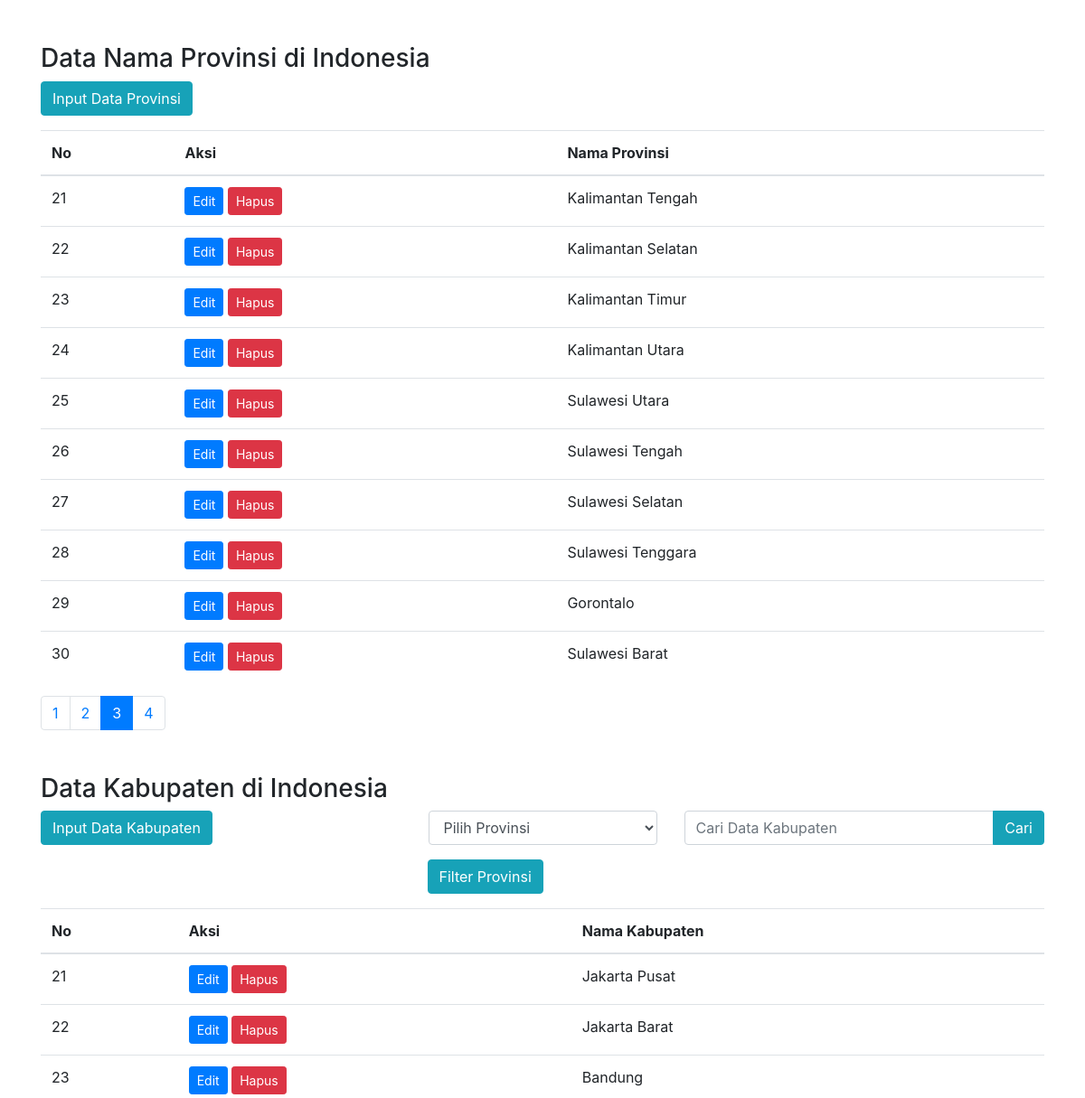
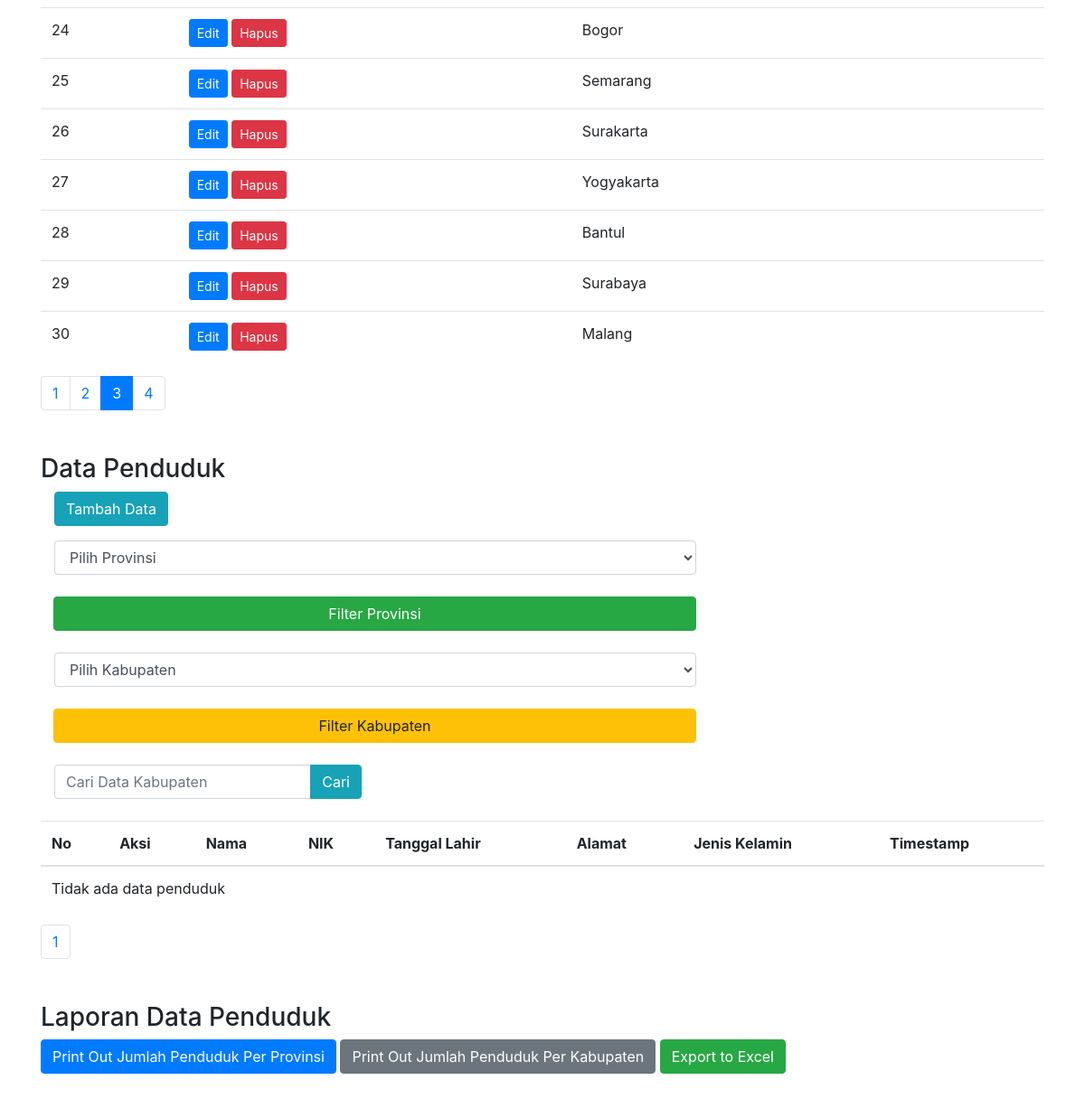
/home.php?halaman=3, run on the app's committed database (2 pictures, top to bottom).
### tables this page shows
CREATE TABLE `provinsi` (
  `id_provinsi` int(11) NOT NULL,
  `nama_provinsi` varchar(100) NOT NULL
);

CREATE TABLE `kabupaten` (
  `id_kabupaten` int(11) NOT NULL,
  `nama_kabupaten` varchar(100) NOT NULL,
  `id_provinsi` int(11) DEFAULT NULL
);

### home.php (the view, shortened to what this page needs)
<!DOCTYPE html>
<html lang="en">
<head>
    <link rel="stylesheet" href="https://stackpath.bootstrapcdn.com/bootstrap/4.5.2/css/bootstrap.min.css">
</head>
<body>
    <div class="container mt-5">
        <h3>Data Nama Provinsi di Indonesia</h3>
        <a href="provinsi/input.php" class="btn btn-info mb-3">Input Data Provinsi</a>
        <table class="table">
            <thead>
                <tr>
                    <th>No</th>
                    <th>Aksi</th>
                    <th>Nama Provinsi</th>
                </tr>
            </thead>
            <tbody>
                <?php include 'component/provinsi.php'; ?>
            </tbody>
        </table>
        <nav aria-label="Page navigation">
            <ul class="pagination mb-5">
                <?php for ($i = 1; $i <= $total_halaman; $i++) : ?>
                    <li class="page-item <?php if ($i == $halaman) echo 'active'; ?>"><a class="page-link" href="?halaman=<?php echo $i; ?>"><?php echo $i; ?></a></li>
                <?php endfor; ?>
            </ul>
        </nav>
        <h3>Data Kabupaten di Indonesia</h3>
        <div class="row mb-3">
            <div class="col">
                <a href="kabupaten/input.php" class="btn btn-info mb-3">Input Data Kabupaten</a>
            </div>
            <form action="" method="POST">
                <div class="col">
                    <div class="form-group">
                        <select class="form-control" id="provinsi_id" name="provinsi_id">
                            <option value="">Pilih Provinsi</option>
                            <?php
                            include 'koneksi/connection.php';
                            ?>
                        </select>
                    </div>
                </div>
                <div class="col md-4">
                    <div class="input-group-append">
                        <button type="submit" class="btn btn-info" name="selected_provinsi">Filter Provinsi</button>
                    </div>
                </div>
            </form>
            <div class="col">
                <form action="" method="POST">
                    <div class="form-group">
                        <div class="input-group">
                            <input type="text" class="form-control" id="search_query" name="search_query" placeholder="Cari Data Kabupaten">
                            <div class="input-group-append">
                                <button type="submit" class="btn btn-info" name="search_submit">Cari</button>
                            </div>
                        </div>
                    </div>
                </form>
            </div>
        </div>
        <table class="table">
            <thead>
                <tr>
                    <th>No</th>
                    <th>Aksi</th>
                    <th>Nama Kabupaten</th>
                </tr>
            </thead>
            <tbody>
                <?php include 'component/kabupaten.php'; ?>
            </tbody>
        </table>
        <nav aria-label="Page navigation">
            <ul class="pagination mb-5">
                <?php for ($i = 1; $i <= $total_halaman; $i++) : ?>
                    <li class="page-item <?php if ($i == $halaman) echo 'active'; ?>"><a class="page-link" href="?halaman=<?php echo $i; ?>"><?php echo $i; ?></a></li>
                <?php endfor; ?>
            </ul>
        </nav>
        <h3 class="mt-5">Data Penduduk</h3>
        <div class="col-md-2">
            <a href="action/input.php" class="btn btn-info mb-3">Tambah Data</a>
        </div>
        <div class="col-md-8">
            <form action="" method="GET">
                <div class="row-md-4">
                    <div class="input-group">
                        <select class="form-control" id="provinsi" name="provinsi_id">
                            <option value="">Pilih Provinsi</option>
                            <?php
                            include 'koneksi/connection.php';
                            ?>
                        </select>
                    </div>
                    <br>
                    <div class="input-group-append">
                        <button type="submit" class="btn btn-success btn-block" name="filter_provinsi">Filter Provinsi</button>
                    </div>
                </div>
                <br>
                <div class="row-md-4">
                    <div class="input-group">
                        <select class="form-control" id="kabupaten" name="kabupaten_id">
                            <option value="">Pilih Kabupaten</option>
                        </select>
                    </div>
                    <br>
                    <div class="input-group-append">
                        <button type="submit" class="btn btn-warning btn-block" name="filter_kabupaten">Filter Kabupaten</button>
                    </div>
                </div>
            </form>
        </div>
        <br>
        <div class="row-md-4">
            <div class="col-md-4">
                <form action="" method="POST">
                    <div class="input-group">
                        <input type="text" class="form-control" id="search_query" name="search_query" placeholder="Cari Data Kabupaten">
                        <div class="input-group-append">
                            <button type="submit" class="btn btn-info" name="search_data">Cari</button>
                        </div>
                    </div>
                </form>
            </div>
        </div>
        <br>
        <table class="table">
            <thead>
                <tr>
                    <th>No</th>
                    <th>Aksi</th>
                    <th>Nama</th>
                    <th>NIK</th>
                    <th>Tanggal Lahir</th>
                    <th>Alamat</th>
                    <th>Jenis Kelamin</th>
                    <th>Timestamp</th>
                </tr>
            </thead>
            <tbody>
                <?php include 'component/data_penduduk.php'; ?>
            </tbody>
        </table>
        <nav aria-label="Page navigation">
            <ul class="pagination">
                <?php for ($i = 1; $i <= $total_halaman; $i++) : ?>
                    <li class="page-item <?php if ($i == $halaman) echo 'active'; ?>"><a class="page-link" href="?halaman=<?php echo $i; ?>"><?php echo $i; ?></a></li>
                <?php endfor; ?>
            </ul>
        </nav>
        <h3 class="mt-5">Laporan Data Penduduk</h3>
        <a href="laporan/report_provinsi.php" class="btn btn-primary mb-5">Print Out Jumlah Penduduk Per Provinsi</a>
        <a href="laporan/report_kabupaten.php" class="btn btn-secondary mb-5">Print Out Jumlah Penduduk Per Kabupaten</a>
        <a href="laporan/export_excel.php" class="btn btn-success mb-5">Export to Excel</a>
        <br>
    </div>
</body>
</html>

### component/provinsi.php (shortened to what this page needs)
<?php
include 'koneksi/connection.php';
$sql_total = "SELECT COUNT(*) AS total FROM provinsi";
$result_total = $conn->query($sql_total);
$total_data = $result_total->fetch_assoc()['total'];
$jumlah_data_per_halaman = 10;
$total_halaman = ceil($total_data / $jumlah_data_per_halaman);
$halaman = isset($_GET['halaman']) ? (int)$_GET['halaman'] : 1;
$mulai = ($halaman - 1) * $jumlah_data_per_halaman;
$sql = "SELECT * FROM provinsi LIMIT $mulai, $jumlah_data_per_halaman";
$result = $conn->query($sql);
if ($result->num_rows > 0) {
    $no = $mulai + 1;
    while ($row = $result->fetch_assoc()) {
        echo "<tr>";
        echo "<td>" . $no++ . "</td>";
        echo "<td>
        <a href='provinsi/edit.php?id=" . $row['id_provinsi'] . "' class='btn btn-primary btn-sm'>Edit</a>
        <a href='provinsi/delete.php?id=" . $row['id_provinsi'] . "' class='btn btn-danger btn-sm' onclick='return confirm(\"Apakah Anda yakin ingin menghapus data ini?\")'>Hapus</a></td>";
        echo "<td>" . $row['nama_provinsi'] . "</td>";
        echo "</tr>";
    }
} else {
    echo "<tr><td colspan='3'>Tidak ada data Provinsi yang tersedia</td></tr>";
}

### component/kabupaten.php (shortened to what this page needs)
<?php
include 'koneksi/connection.php';
$search_query = isset($_POST['search_query']) ? $_POST['search_query'] : '';
$selected_provinsi = isset($_POST['provinsi_id']) ? $_POST['provinsi_id'] : '';
if (!empty($search_query) && !empty($selected_provinsi)) {
    $sql = "SELECT * FROM kabupaten WHERE nama_kabupaten LIKE '%$search_query%' AND id_provinsi = $selected_provinsi LIMIT $mulai, $jumlah_data_per_halaman";
} elseif (!empty($selected_provinsi)) {
    $sql = "SELECT * FROM kabupaten WHERE id_provinsi = $selected_provinsi LIMIT $mulai, $jumlah_data_per_halaman";
} elseif (!empty($search_query)) {
    $sql = "SELECT * FROM kabupaten WHERE nama_kabupaten LIKE '%$search_query%' LIMIT $mulai, $jumlah_data_per_halaman";
} else {
    $sql = "SELECT * FROM kabupaten LIMIT $mulai, $jumlah_data_per_halaman";
}
$result = $conn->query($sql);
if ($result->num_rows > 0) {
    $no = $mulai + 1;
    while ($row = $result->fetch_assoc()) {
        echo "<tr>";
        echo "<td>" . $no++ . "</td>";
        echo "<td>
        <a href='kabupaten/edit.php?id=" . $row['id_kabupaten'] . "' class='btn btn-primary btn-sm'>Edit</a>
        <a href='kabupaten/delete.php?id=" . $row['id_kabupaten'] . "' class='btn btn-danger btn-sm' onclick='return confirm(\"Apakah Anda yakin ingin menghapus data ini?\")'>Hapus</a></td>";
        echo "<td>" . $row['nama_kabupaten'] . "</td>";
        echo "</tr>";
    }
} else {
    echo "<tr><td colspan='3'>Tidak ada data kabupaten yang tersedia</td></tr>";
}

### data on the page
provinsi: nama_provinsi "Kalimantan Tengah"
provinsi: nama_provinsi "Kalimantan Selatan"
provinsi: nama_provinsi "Kalimantan Timur"
provinsi: nama_provinsi "Kalimantan Utara"
provinsi: nama_provinsi "Sulawesi Utara"
provinsi: nama_provinsi "Sulawesi Tengah"
provinsi: nama_provinsi "Sulawesi Selatan"
provinsi: nama_provinsi "Sulawesi Tenggara"
provinsi: nama_provinsi "Gorontalo"
provinsi: nama_provinsi "Sulawesi Barat"
kabupaten: nama_kabupaten "Jakarta Pusat"
kabupaten: nama_kabupaten "Jakarta Barat"
kabupaten: nama_kabupaten "Bandung"
kabupaten: nama_kabupaten "Bogor"
kabupaten: nama_kabupaten "Semarang"
kabupaten: nama_kabupaten "Surakarta"
kabupaten: nama_kabupaten "Yogyakarta"
kabupaten: nama_kabupaten "Bantul"
kabupaten: nama_kabupaten "Surabaya"
kabupaten: nama_kabupaten "Malang"
